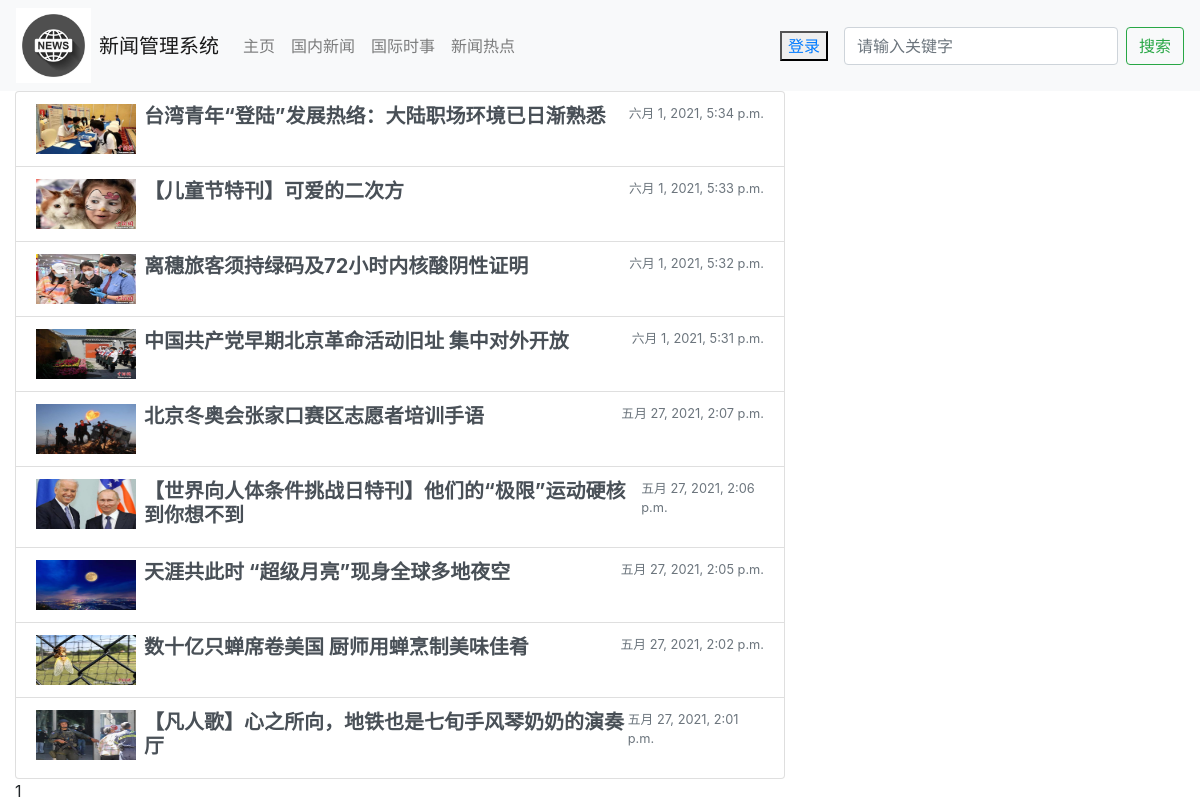
Screenshot of /news/search_news/1 with the database file from the repository.
### news/models.py (models this page shows, shortened)
class News(models.Model):
    title = models.CharField(max_length=100, verbose_name='标题')
    slug = models.SlugField(unique_for_year='publish_data', verbose_name='描述')
    author = models.ForeignKey(MyUser, verbose_name='作者', on_delete=models.CASCADE)
    content = UEditorField(u'内容', height=400, width=600, default='', imagePath="upload/",
                           toolbars='mini', filePath='upload/', blank=True)
    status = models.CharField(max_length=2, verbose_name='状态')
    tags = models.ManyToManyField(Tag, blank=True)
    publish_data = models.DateTimeField(default=datetime.datetime.now(), verbose_name='发布日期')
    expiration_data = models.DateTimeField(blank=True, null=True, verbose_name='有效日期')
    is_active = models.BooleanField(default=True, blank=True, verbose_name='是否热门')
    pic = models.ImageField(upload_to='static/uploads', verbose_name='图片')
    class Meta:
        verbose_name = '新闻文章'
        verbose_name_plural = verbose_name

### news/views.py (the view)
# urls.py: path('search_news/<int:num>', views.find_new, name='search_news'),
def find_new(request,num):
    key_value = request.GET.get("key_value", '')
    data = News.objects.filter(title__contains=key_value).order_by('-publish_data')
    if not len(data):
        data = False
        return render(request, 'find.html',{"data": data})
    pageObj = Paginator(data, 10)
    perPageList = pageObj.page(num)
    begin = (num - int(math.ceil(10.0 / 2)))
    if begin < 1:
        begin = 1
    end = begin + 9
    if end > pageObj.num_pages:
        end = pageObj.num_pages
    if end <= 10:
        begin = 1
    else:
        begin = end - 9
    pageList = range(begin, end + 1)
    return render(request, 'find.html', {"data": data,'currentNum':num,'postList':perPageList,'pageList':pageList})

### templates/find.html (shortened to what this page needs)
{% extends 'navicate.html' %}
{% load static %}
{% block contentOther %}
    <div class="col-8">
        <div class="list-group">
            {% if not data %}
                <div class="jumbotron jumbotron-fluid">
                    <div class="container">
                        <h1 class="display-4">Not Found</h1>
                        <p class="lead">没有找到相关新闻</p>
                    </div>
                </div>
            {% else %}
                {% for i in postList %}
                    <a href="{% url 'news:detail' i.id %}" class="list-group-item list-group-item-action d-flex w-100">
                        <div class="mr-2">
                            <img src="/{{ MEDIA_URL }}{{ i.pic }}" width=100 height=50>
                        </div>
                        <div class="flex-fill">
                            <div class="d-flex w-100 justify-content-between">
                                <h5 class="mb-1 font-weight-bold">{{ i.title }}</h5>
                                <small class="text-muted">{{ i.publish_data}}</small>
                            </div>
                        </div>
                    </a>
                {% endfor %}
            {% endif %}
        </div>
        <nav id="page-nav">
                {% for page in pageList %}
                    {% if currentNum == page %}
                        <span class="page-number current">{{ page }}</span>
                    {% else %}
                        <a class="page-number" href="{% url 'news:search_news' page %}">{{ page }}</a>
                    {% endif %}
                {% endfor %}
            </nav>
    </div>
{% endblock %}

### rows the page displays
News: pic (picture), title "台湾青年“登陆”发展热络：大陆职场环境已日渐熟悉", publish_data "六月 1, 2021, 5:34 p.m."
News: pic (picture), title "【儿童节特刊】可爱的二次方", publish_data "六月 1, 2021, 5:33 p.m."
News: pic (picture), title "离穗旅客须持绿码及72小时内核酸阴性证明", publish_data "六月 1, 2021, 5:32 p.m."
News: pic (picture), title "中国共产党早期北京革命活动旧址 集中对外开放", publish_data "六月 1, 2021, 5:31 p.m."
News: pic (picture), title "北京冬奥会张家口赛区志愿者培训手语", publish_data "五月 27, 2021, 2:07 p.m."
News: pic (picture), title "【世界向人体条件挑战日特刊】他们的“极限”运动硬核到你想不到", publish_data "五月 27, 2021, 2:06 p.m."
News: pic (picture), title "天涯共此时 “超级月亮”现身全球多地夜空", publish_data "五月 27, 2021, 2:05 p.m."
News: pic (picture), title "数十亿只蝉席卷美国 厨师用蝉烹制美味佳肴", publish_data "五月 27, 2021, 2:02 p.m."
News: pic (picture), title "【凡人歌】心之所向，地铁也是七旬手风琴奶奶的演奏厅", publish_data "五月 27, 2021, 2:01 p.m."

### other values shown
{{ page }} "1"
